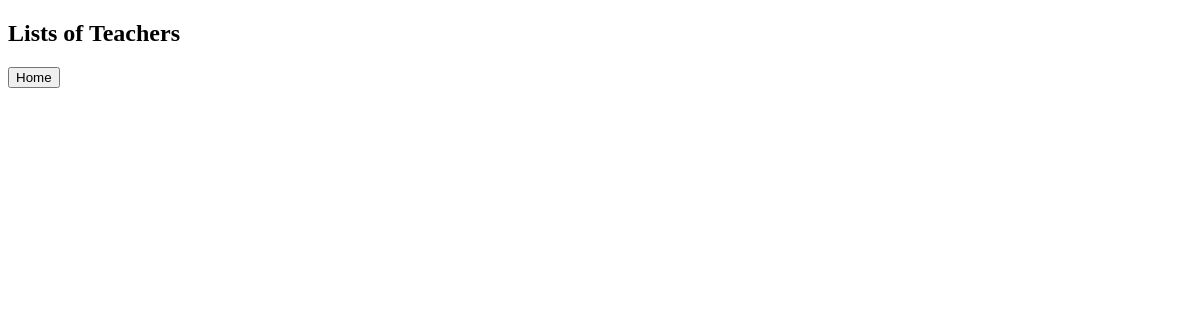
The app's page /my_app/teacher_lists, older data.
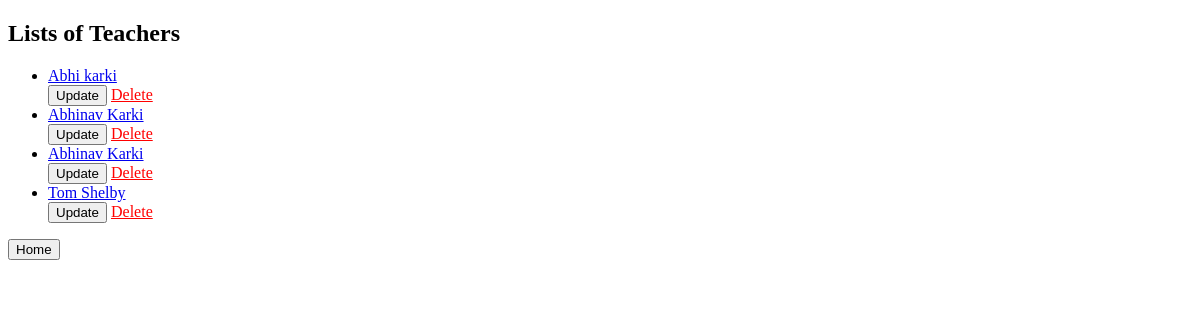
The same page, newer data.
### my_app/models.py (models this page shows, shortened)
class Teacher(models.Model):
    first_name = models.CharField(max_length=50)
    last_name = models.CharField(max_length=50)
    subject = models.CharField(max_length=50)

### my_app/views.py (the view)
# urls.py: path('teacher_lists', TeacherListView.as_view(), name='teacher_lists'),
class TeacherListView(ListView):
    model = Teacher
    queryset = Teacher.objects.order_by('first_name')
    context_object_name = "teachers_name"  # by default = object_list

### my_app/Templates/my_app/teacher_list.html (shortened to what this page needs)
<!DOCTYPE html>
<html lang="en">
<head>
</head>
<body>
    <h2>Lists of Teachers</h2>
    <ul>
    {% for teachers  in teachers_name %}
        <li> <a href="/my_app/teacher_details/{{teachers.id}}">{{teachers.first_name}} {{teachers.last_name}}</li>
        <a href="/my_app/update_teacher/{{teachers.id}}"><button>Update</button></a>
        <a href="/my_app/delete_teacher/{{teachers.id}}" style="color: red;">Delete</a>
    {% endfor %}
    </ul>
    <a href="{% url 'my_app:index' %}" ><button>Home</button></a>
</body>
</html>

Row changes from the older to the newer data that the page shows:
added Teacher: first_name "Abhi", last_name "karki"
added Teacher: first_name "Abhinav", last_name "Karki"
added Teacher: first_name "Abhinav", last_name "Karki"
added Teacher: first_name "Tom", last_name "Shelby"
